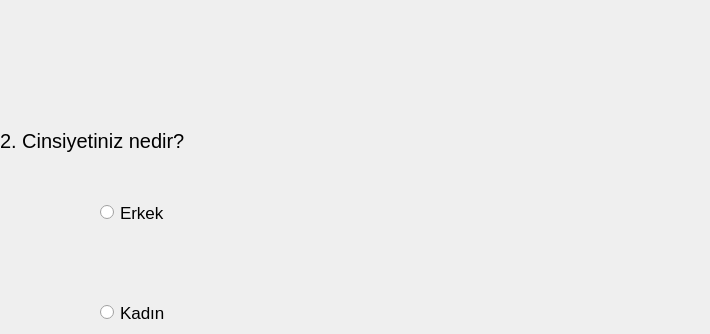
   <widget class="QWidget" name="tab_2">
    <attribute name="title">
     <string>Tab 2</string>
    </attribute>
    <widget class="QLabel" name="label_2">
     <property name="geometry">
      <rect>
       <x>0</x>
       <y>100</y>
       <width>701</width>
       <height>81</height>
      </rect>
     </property>
     <property name="font">
      <font>
       <pointsize>15</pointsize>
      </font>
     </property>
     <property name="text">
      <string>2. Cinsiyetiniz nedir?</string>
     </property>
    </widget>
    <widget class="QRadioButton" name="E">
     <property name="geometry">
      <rect>
       <x>100</x>
       <y>200</y>
       <width>64</width>
       <height>25</height>
      </rect>
     </property>
     <property name="sizePolicy">
      <sizepolicy hsizetype="Fixed" vsizetype="Fixed">
       <horstretch>0</horstretch>
       <verstretch>0</verstretch>
      </sizepolicy>
     </property>
     <property name="font">
      <font>
       <pointsize>13</pointsize>
      </font>
     </property>
     <property name="text">
      <string>Erkek</string>
     </property>
    </widget>
    <widget class="QRadioButton" name="K">
     <property name="geometry">
      <rect>
       <x>100</x>
       <y>300</y>
       <width>64</width>
       <height>25</height>
      </rect>
     </property>
     <property name="sizePolicy">
      <sizepolicy hsizetype="Fixed" vsizetype="Fixed">
       <horstretch>0</horstretch>
       <verstretch>0</verstretch>
      </sizepolicy>
     </property>
     <property name="font">
      <font>
       <pointsize>13</pointsize>
      </font>
     </property>
     <property name="text">
      <string>Kadın</string>
     </property>
    </widget>
   </widget>
